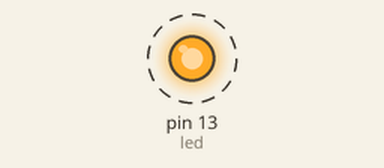
A sketch run on a simulated Arduino Uno, built with avr-gcc and run on an emulated ATmega328P. Shown: output pins drawn as LEDs (lit = HIGH). Dashed ring = blinking.

Above: at 0.2 s.
Timing chart, 0 to 3.0 s (numbered marks = the images above):
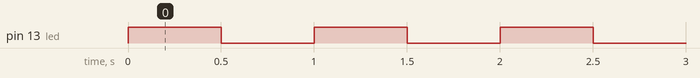

Measured:
- by itself, pin 13 (led): alternates HIGH for 0.50 s and LOW for 0.50 s

The sketch:

p1.ino
```cpp
#define LED_PRACTICE 7

int led= LED_BUILTIN;
unsigned long timeDelay=500;

void setup() {
  // initialize digital pin LED_BUILTIN as an output.
  pinMode(led, OUTPUT);
}

// the loop function runs over and over again forever
void loop() {
  digitalWrite(led, !digitalRead(led));
  delay(timeDelay);

   //Main task.
}
```
